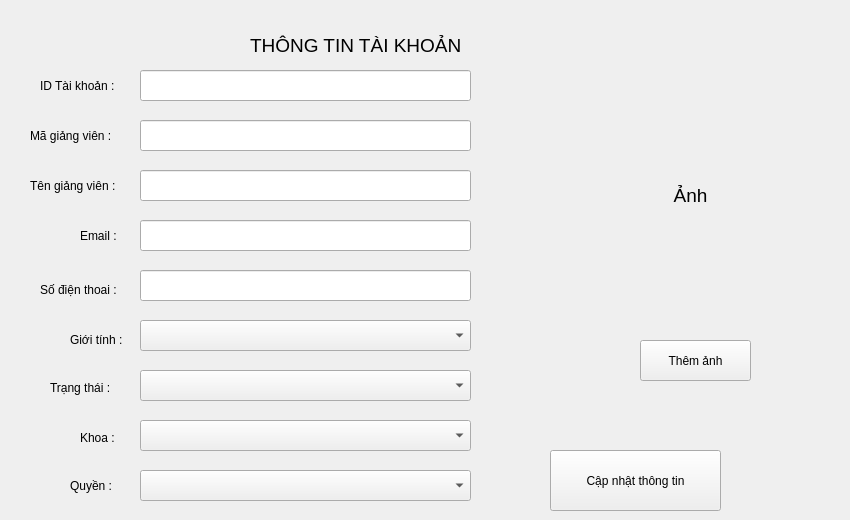
      <widget class="QWidget" name="chitiettkpage">
       <widget class="QLabel" name="label_17">
        <property name="geometry">
         <rect>
          <x>250</x>
          <y>10</y>
          <width>321</width>
          <height>71</height>
         </rect>
        </property>
        <property name="font">
         <font>
          <pointsize>14</pointsize>
         </font>
        </property>
        <property name="text">
         <string>THÔNG TIN TÀI KHOẢN</string>
        </property>
       </widget>
       <widget class="QLabel" name="label_18">
        <property name="geometry">
         <rect>
          <x>40</x>
          <y>70</y>
          <width>101</width>
          <height>31</height>
         </rect>
        </property>
        <property name="text">
         <string>ID Tài khoản :</string>
        </property>
       </widget>
       <widget class="QLabel" name="label_19">
        <property name="geometry">
         <rect>
          <x>30</x>
          <y>120</y>
          <width>101</width>
          <height>31</height>
         </rect>
        </property>
        <property name="text">
         <string>Mã giảng viên :</string>
        </property>
       </widget>
       <widget class="QLabel" name="label_20">
        <property name="geometry">
         <rect>
          <x>30</x>
          <y>170</y>
          <width>101</width>
          <height>31</height>
         </rect>
        </property>
        <property name="text">
         <string>Tên giảng viên :</string>
        </property>
       </widget>
       <widget class="QLabel" name="label_21">
        <property name="geometry">
         <rect>
          <x>80</x>
          <y>220</y>
          <width>51</width>
          <height>31</height>
         </rect>
        </property>
        <property name="text">
         <string>Email :</string>
        </property>
       </widget>
       <widget class="QLabel" name="label_22">
        <property name="geometry">
         <rect>
          <x>40</x>
          <y>280</y>
          <width>91</width>
          <height>20</height>
         </rect>
        </property>
        <property name="text">
         <string>Số điện thoai :</string>
        </property>
       </widget>
       <widget class="QLabel" name="label_23">
        <property name="geometry">
         <rect>
          <x>70</x>
          <y>330</y>
          <width>61</width>
          <height>20</height>
         </rect>
        </property>
        <property name="text">
         <string>Giới tính :</string>
        </property>
       </widget>
       <widget class="QLabel" name="label_24">
        <property name="geometry">
         <rect>
          <x>50</x>
          <y>380</y>
          <width>81</width>
          <height>16</height>
         </rect>
        </property>
        <property name="text">
         <string>Trạng thái :</string>
        </property>
       </widget>
       <widget class="QLabel" name="label_25">
        <property name="geometry">
         <rect>
          <x>80</x>
          <y>430</y>
          <width>55</width>
          <height>16</height>
         </rect>
        </property>
        <property name="text">
         <string>Khoa :</string>
        </property>
       </widget>
       <widget class="QLabel" name="label_26">
        <property name="geometry">
         <rect>
          <x>70</x>
          <y>470</y>
          <width>51</width>
          <height>31</height>
         </rect>
        </property>
        <property name="text">
         <string>Quyền :</string>
        </property>
       </widget>
       <widget class="QLabel" name="label_27">
        <property name="geometry">
         <rect>
          <x>540</x>
          <y>80</y>
          <width>301</width>
          <height>231</height>
         </rect>
        </property>
        <property name="font">
         <font>
          <pointsize>14</pointsize>
         </font>
        </property>
        <property name="text">
         <string>Ảnh</string>
        </property>
        <property name="alignment">
         <set>Qt::AlignCenter</set>
        </property>
       </widget>
       <widget class="QPushButton" name="addimgbtn">
        <property name="geometry">
         <rect>
          <x>640</x>
          <y>340</y>
          <width>111</width>
          <height>41</height>
         </rect>
        </property>
        <property name="text">
         <string>Thêm ảnh</string>
        </property>
       </widget>
       <widget class="QPushButton" name="updatebtn_2">
        <property name="geometry">
         <rect>
          <x>550</x>
          <y>450</y>
          <width>171</width>
          <height>61</height>
         </rect>
        </property>
        <property name="text">
         <string>Cập nhật thông tin</string>
        </property>
       </widget>
       <widget class="QLineEdit" name="idacctext">
        <property name="geometry">
         <rect>
          <x>140</x>
          <y>70</y>
          <width>331</width>
          <height>31</height>
         </rect>
        </property>
        <property name="readOnly">
         <bool>true</bool>
        </property>
       </widget>
       <widget class="QLineEdit" name="magvtext_2">
        <property name="geometry">
         <rect>
          <x>140</x>
          <y>120</y>
          <width>331</width>
          <height>31</height>
         </rect>
        </property>
       </widget>
       <widget class="QLineEdit" name="tengvtext_2">
        <property name="geometry">
         <rect>
          <x>140</x>
          <y>170</y>
          <width>331</width>
          <height>31</height>
         </rect>
        </property>
       </widget>
       <widget class="QLineEdit" name="emailtext_2">
        <property name="geometry">
         <rect>
          <x>140</x>
          <y>220</y>
          <width>331</width>
          <height>31</height>
         </rect>
        </property>
       </widget>
       <widget class="QLineEdit" name="sdttext_2">
        <property name="geometry">
         <rect>
          <x>140</x>
          <y>270</y>
          <width>331</width>
          <height>31</height>
         </rect>
        </property>
       </widget>
       <widget class="QComboBox" name="gioitinhcbbox_2">
        <property name="geometry">
         <rect>
          <x>140</x>
          <y>320</y>
          <width>331</width>
          <height>31</height>
         </rect>
        </property>
       </widget>
       <widget class="QComboBox" name="statuscbbox">
        <property name="geometry">
         <rect>
          <x>140</x>
          <y>370</y>
          <width>331</width>
          <height>31</height>
         </rect>
        </property>
       </widget>
       <widget class="QComboBox" name="comboBox_12">
        <property name="geometry">
         <rect>
          <x>140</x>
          <y>420</y>
          <width>331</width>
          <height>31</height>
         </rect>
        </property>
       </widget>
       <widget class="QComboBox" name="quyencbobox">
        <property name="geometry">
         <rect>
          <x>140</x>
          <y>470</y>
          <width>331</width>
          <height>31</height>
         </rect>
        </property>
       </widget>
      </widget>
